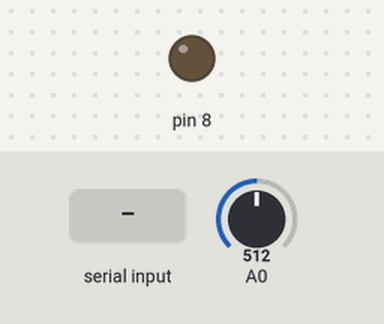
The sketch below on a simulated Arduino Uno, built with avr-gcc and run on an emulated ATmega328P. On the bench: output pins drawn as LEDs (lit = HIGH). Inputs (shaded band) come from the test bench; at power-on: A0 = 512. What the sketch prints to the serial monitor is not drawn.

Above: at 2.8 s.
2.9 s: "on" received over the second serial link
At 4.2 s:
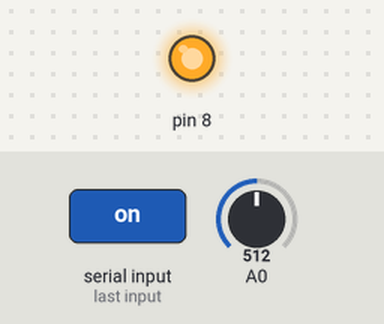
4.5 s: "off" received over the second serial link
At 6.1 s:
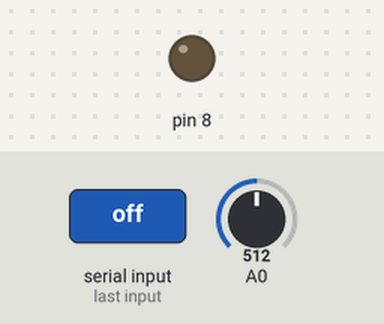
Timing chart, 0 to 7.6 s (numbered marks = the images above; inputs shaded):
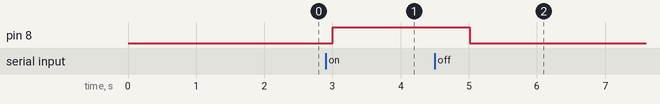

The sketch:

bluetooth_exam.ino
```cpp
#include <SoftwareSerial.h>
// 블루투스 통신을 할 수 있는 SoftwareSerial 객체를 생성
SoftwareSerial myBTSerial(2,3); //SoftwareSerial(rxPin, txPin) 하드웨서는 반대로
char data;
String mystr="";
void setup() {
  Serial.begin(9600);
  myBTSerial.begin(9600);
  Serial.println("통신준비....");
  pinMode(8,OUTPUT);
}

void loop() {
  int readValue = analogRead(A0);
  Serial.println(readValue);
  // 블루투스 모듈이 데이터를 읽을 준비를 할 수 있도록 delay
  delay(1000);
  while(myBTSerial.available()) {
    char myChar = myBTSerial.read();
    mystr = mystr + myChar;
  }

  if(mystr.equals("on")) {
   digitalWrite(8,HIGH);
  }else if(mystr.equals("off")) {
    digitalWrite(8,LOW);
  }

  mystr = ""; // mystr 초기화하기
  myBTSerial.println(readValue);
  delay(1000);

  if(Serial.available()){
    // 시리얼 통신으로 입력된 데이터를 블루투스로 출력
    myBTSerial.write(Serial.read());
  }
}
```

Measured:
- after the input at 2.9 s, pin 8: LOW → HIGH after 0.11 s
- after the input at 4.5 s, pin 8: HIGH → LOW after 0.51 s
